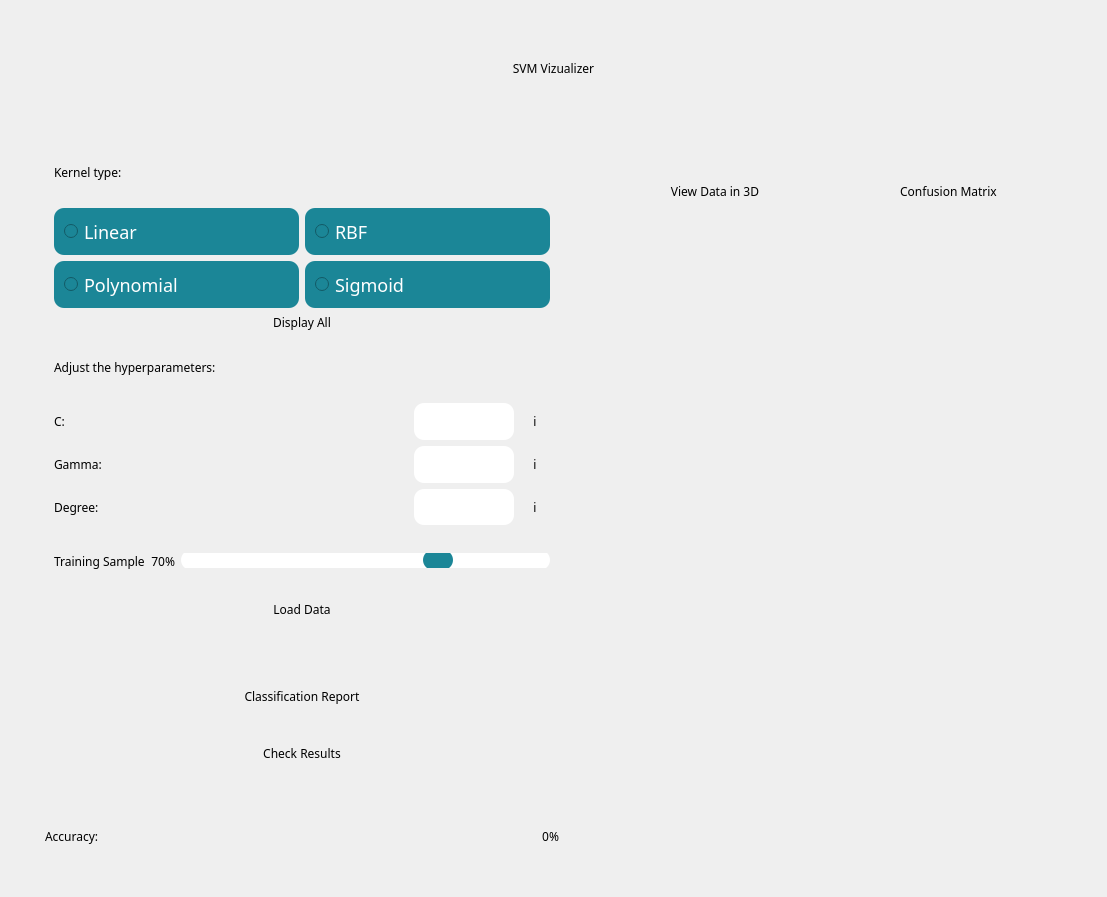
<?xml version="1.0" encoding="UTF-8"?>
<ui version="4.0">
 <class>ThirdWindow</class>
 <widget class="QMainWindow" name="ThirdWindow">
  <property name="geometry">
   <rect>
    <x>0</x>
    <y>0</y>
    <width>1107</width>
    <height>897</height>
   </rect>
  </property>
  <property name="windowTitle">
   <string>SVM Vizualizer</string>
  </property>
  <property name="windowIcon">
   <iconset>
    <normaloff>../Facultate/Licenta/dot-crossed_icon-icons.com_68558.ico</normaloff>../Facultate/Licenta/dot-crossed_icon-icons.com_68558.ico</iconset>
  </property>
  <property name="styleSheet">
   <string notr="true">*{
	border-radius:15px;
	font-family:century gohtic;
}

QFrame[accessibleName=&quot;bodyFrame&quot;]{
	background-color:qlineargradient(spread:pad, x1:0, y1:0, x2:1, y2:1, stop:0 rgba(191, 186, 181, 255), stop:1 rgba(231, 227, 223, 255));
}

QFrame[accessibleName=&quot;mainFrame&quot;]{
	background-color:rgb(244, 244, 244);
}

QFrame[accessibleName=&quot;titleFrame&quot;]{
	background-color:rgb(244, 244, 244);
}

QFrame[accessibleName=&quot;rightTopFrame&quot;],QFrame[accessibleName=&quot;rightBottomFrame&quot;],QFrame[accessibleName=&quot;accuracyFrame&quot;]{
	background-color:rgb(244, 244, 244);
}

QLabel[accessibleName=&quot;titleLabel&quot;]{
	font-size:40px;
	margin:10px;
	font-weight:bold;
	color:rgb(0, 51, 69);
	border-radiux:3px;
}

QLabel[accessibleName=&quot;kernelTypeLabel&quot;],QLabel[accessibleName=&quot;adjustLabel&quot;],QLabel[accessibleName=&quot;cLabel&quot;],QLabel[accessibleName=&quot;gammaLabel&quot;],QLabel[accessibleName=&quot;degreeLabel&quot;],QLabel[accessibleName=&quot;trainingSampleLabel&quot;],QLabel[accessibleName=&quot;trainingSampleValueLabel&quot;],QLabel[accessibleName=&quot;accuracyLabel&quot;],QLabel[accessibleName=&quot;accuracyValueLabel&quot;]{
	font-size:20px;
	font-weight:bold;
	color:rgb(0, 51, 69);
}

QFrame[accessibleName=&quot;rightFrame&quot;],QFrame[accessibleName=&quot;leftFrame&quot;]{
	background-color:qlineargradient(spread:pad, x1:0, y1:0, x2:1, y2:1, stop:0 rgba(191, 186, 181, 255), stop:1 rgba(231, 227, 223, 255));;
}

QFrame[accessibleName=&quot;leftTopFrame&quot;],QFrame[accessibleName=&quot;leftBottomFrame&quot;]{
	background-color:rgb(244, 244, 244);
}

QPushButton[accessibleName=&quot;confusionMatrixButton&quot;],QPushButton[accessibleName=&quot;view3DButton&quot;],QPushButton[accessibleName=&quot;reportButton&quot;],QPushButton[accessibleName=&quot;resultsButton&quot;],QPushButton[accessibleName=&quot;loadDataButton&quot;]{
	background-color:rgb(27, 134, 151);
	padding:15%;
	border-radius:10px;
	font-size:20px;
	margin:1%;
	color:white;
}

QPushButton[accessibleName=&quot;displayAllButton&quot;]{
	background-color:rgb(27, 134, 151);
	border-radius:10px;
	font-size:20px;
	padding:10%;
	color:white;
}

QPushButton[accessibleName=&quot;displayAllButton&quot;]:hover{
	background-color:rgb(15, 100, 117);
	padding:5%;
	border-radius:10px;
	margin-left:10%;
	margin-right:10%;
	font-size:18px;
	color:white;
}

QPushButton[accessibleName=&quot;confusionMatrixButton&quot;]:hover,QPushButton[accessibleName=&quot;view3DButton&quot;]:hover,QPushButton[accessibleName=&quot;reportButton&quot;]:hover,QPushButton[accessibleName=&quot;resultsButton&quot;]:hover,QPushButton[accessibleName=&quot;loadDataButton&quot;]:hover{
	background-color:rgb(15, 100, 117);
	padding:10%;
	border-radius:10px;
	font-size:18px;
	margin:4%;
}

QLabel[accessibleName=&quot;infoCLabel&quot;],QLabel[accessibleName=&quot;infoGammaLabel&quot;],QLabel[accessibleName=&quot;infoDegreeLabel&quot;]{
 	font-size:18px;
	border: 3px solid rgb(27, 134, 151);
	color: rgb(27, 134, 151)
}

QRadioButton{
	background-color:rgb(27, 134, 151);
	padding:10%;
	border-radius:10px;
	font-size:18px;
	color:white;
}

QRadioButton:hover{
	background-color:rgb(15, 100, 117);
	padding:10%;
	border-radius:10px;
	font-size:20px;
}

QLineEdit{
	background-color:white;
	border-radius:10px;
	padding: 10%;
}

QLineEdit:hover{
	background-color:rgb(223, 223, 223);
	border-radius:10px;
	padding: 10%;
}

QSlider {
   	border-radius: 10px;
}

QSlider::groove {
	background: white;
	height:20px;
	border-radius:10px;
}

QSlider::handle {
	background-color: rgb(27, 134, 151);
    width: 30px;
	border-radius:10px;
}

QSlider::handle:hover {
	background-color: rgb(0, 51, 69);
    width: 30px;
	border-radius:10px;
}</string>
  </property>
  <widget class="QWidget" name="centralwidget">
   <layout class="QHBoxLayout" name="horizontalLayout">
    <item>
     <widget class="QFrame" name="bodtFrame">
      <property name="accessibleName">
       <string>bodyFrame</string>
      </property>
      <property name="frameShape">
       <enum>QFrame::StyledPanel</enum>
      </property>
      <property name="frameShadow">
       <enum>QFrame::Raised</enum>
      </property>
      <layout class="QVBoxLayout" name="verticalLayout">
       <item>
        <widget class="QFrame" name="titleFrame">
         <property name="maximumSize">
          <size>
           <width>16777215</width>
           <height>100</height>
          </size>
         </property>
         <property name="accessibleName">
          <string>titleFrame</string>
         </property>
         <property name="frameShape">
          <enum>QFrame::StyledPanel</enum>
         </property>
         <property name="frameShadow">
          <enum>QFrame::Raised</enum>
         </property>
         <layout class="QGridLayout" name="gridLayout">
          <item row="0" column="0">
           <widget class="QLabel" name="titleLabel">
            <property name="accessibleName">
             <string>titleLabel</string>
            </property>
            <property name="text">
             <string>SVM Vizualizer</string>
            </property>
            <property name="alignment">
             <set>Qt::AlignCenter</set>
            </property>
           </widget>
          </item>
         </layout>
        </widget>
       </item>
       <item>
        <widget class="QFrame" name="mainFrame">
         <property name="accessibleName">
          <string>mainFrame</string>
         </property>
         <property name="frameShape">
          <enum>QFrame::StyledPanel</enum>
         </property>
         <property name="frameShadow">
          <enum>QFrame::Raised</enum>
         </property>
         <layout class="QHBoxLayout" name="horizontalLayout_2">
          <item>
           <widget class="QFrame" name="leftFrame">
            <property name="maximumSize">
             <size>
              <width>550</width>
              <height>16777215</height>
             </size>
            </property>
            <property name="accessibleName">
             <string>leftFrame</string>
            </property>
            <property name="frameShape">
             <enum>QFrame::StyledPanel</enum>
            </property>
            <property name="frameShadow">
             <enum>QFrame::Raised</enum>
            </property>
            <layout class="QVBoxLayout" name="verticalLayout_2">
             <item>
              <widget class="QFrame" name="leftTopFrame">
               <property name="accessibleName">
                <string>leftTopFrame</string>
               </property>
               <property name="frameShape">
                <enum>QFrame::StyledPanel</enum>
               </property>
               <property name="frameShadow">
                <enum>QFrame::Raised</enum>
               </property>
               <layout class="QVBoxLayout" name="verticalLayout_3">
                <item>
                 <widget class="QFrame" name="kernelTypeFrame">
                  <property name="maximumSize">
                   <size>
                    <width>16777215</width>
                    <height>50</height>
                   </size>
                  </property>
                  <property name="accessibleName">
                   <string>kernelTypeFrame</string>
                  </property>
                  <property name="frameShape">
                   <enum>QFrame::StyledPanel</enum>
                  </property>
                  <property name="frameShadow">
                   <enum>QFrame::Raised</enum>
                  </property>
                  <layout class="QVBoxLayout" name="verticalLayout_5">
                   <item>
                    <widget class="QLabel" name="kernelTypeLabel">
                     <property name="accessibleName">
                      <string>kernelTypeLabel</string>
                     </property>
                     <property name="text">
                      <string>Kernel type:</string>
                     </property>
                     <property name="alignment">
                      <set>Qt::AlignLeading|Qt::AlignLeft|Qt::AlignVCenter</set>
                     </property>
                    </widget>
                   </item>
                  </layout>
                 </widget>
                </item>
                <item>
                 <widget class="QFrame" name="kernelButtonsFrame">
                  <property name="minimumSize">
                   <size>
                    <width>0</width>
                    <height>120</height>
                   </size>
                  </property>
                  <property name="maximumSize">
                   <size>
                    <width>16777215</width>
                    <height>16777215</height>
                   </size>
                  </property>
                  <property name="accessibleName">
                   <string>kernelButtonsFrame</string>
                  </property>
                  <property name="frameShape">
                   <enum>QFrame::StyledPanel</enum>
                  </property>
                  <property name="frameShadow">
                   <enum>QFrame::Raised</enum>
                  </property>
                  <layout class="QGridLayout" name="gridLayout_2">
                   <item row="1" column="1">
                    <widget class="QRadioButton" name="sigmoidRB">
                     <property name="cursor">
                      <cursorShape>PointingHandCursor</cursorShape>
                     </property>
                     <property name="text">
                      <string>Sigmoid</string>
                     </property>
                    </widget>
                   </item>
                   <item row="0" column="0">
                    <widget class="QRadioButton" name="linearRB">
                     <property name="cursor">
                      <cursorShape>PointingHandCursor</cursorShape>
                     </property>
                     <property name="text">
                      <string>Linear</string>
                     </property>
                    </widget>
                   </item>
                   <item row="0" column="1">
                    <widget class="QRadioButton" name="rbfRB">
                     <property name="cursor">
                      <cursorShape>PointingHandCursor</cursorShape>
                     </property>
                     <property name="text">
                      <string>RBF</string>
                     </property>
                    </widget>
                   </item>
                   <item row="1" column="0">
                    <widget class="QRadioButton" name="polynomialRB">
                     <property name="cursor">
                      <cursorShape>PointingHandCursor</cursorShape>
                     </property>
                     <property name="text">
                      <string>Polynomial</string>
                     </property>
                    </widget>
                   </item>
                   <item row="2" column="0" colspan="2">
                    <widget class="QPushButton" name="displayAllButton">
                     <property name="minimumSize">
                      <size>
                       <width>0</width>
                       <height>0</height>
                      </size>
                     </property>
                     <property name="cursor">
                      <cursorShape>PointingHandCursor</cursorShape>
                     </property>
                     <property name="accessibleName">
                      <string>displayAllButton</string>
                     </property>
                     <property name="text">
                      <string>Display All</string>
                     </property>
                    </widget>
                   </item>
                  </layout>
                 </widget>
                </item>
                <item>
                 <widget class="QFrame" name="adjustFrame">
                  <property name="maximumSize">
                   <size>
                    <width>16777215</width>
                    <height>50</height>
                   </size>
                  </property>
                  <property name="accessibleName">
                   <string>adjustFrame</string>
                  </property>
                  <property name="frameShape">
                   <enum>QFrame::StyledPanel</enum>
                  </property>
                  <property name="frameShadow">
                   <enum>QFrame::Raised</enum>
                  </property>
                  <layout class="QVBoxLayout" name="verticalLayout_6">
                   <item>
                    <widget class="QLabel" name="adjustLabel">
                     <property name="maximumSize">
                      <size>
                       <width>16777215</width>
                       <height>40</height>
                      </size>
                     </property>
                     <property name="accessibleName">
                      <string>adjustLabel</string>
                     </property>
                     <property name="text">
                      <string>Adjust the hyperparameters:</string>
                     </property>
                    </widget>
                   </item>
                  </layout>
                 </widget>
                </item>
                <item>
                 <widget class="QFrame" name="frame">
                  <property name="minimumSize">
                   <size>
                    <width>0</width>
                    <height>0</height>
                   </size>
                  </property>
                  <property name="maximumSize">
                   <size>
                    <width>16777215</width>
                    <height>140</height>
                   </size>
                  </property>
                  <property name="frameShape">
                   <enum>QFrame::StyledPanel</enum>
                  </property>
                  <property name="frameShadow">
                   <enum>QFrame::Raised</enum>
                  </property>
                  <layout class="QGridLayout" name="gridLayout_3">
                   <item row="0" column="0">
                    <widget class="QLabel" name="cLabel">
                     <property name="maximumSize">
                      <size>
                       <width>200</width>
                       <height>16777215</height>
                      </size>
                     </property>
                     <property name="accessibleName">
                      <string>cLabel</string>
                     </property>
                     <property name="text">
                      <string>C:</string>
                     </property>
                    </widget>
                   </item>
                   <item row="2" column="0">
                    <widget class="QLabel" name="degreeLabel">
                     <property name="accessibleName">
                      <string>degreeLabel</string>
                     </property>
                     <property name="text">
                      <string>Degree:</string>
                     </property>
                    </widget>
                   </item>
                   <item row="1" column="0" colspan="2">
                    <widget class="QLabel" name="gammaLabel">
                     <property name="maximumSize">
                      <size>
                       <width>200</width>
                       <height>16777215</height>
                      </size>
                     </property>
                     <property name="accessibleName">
                      <string>gammaLabel</string>
                     </property>
                     <property name="text">
                      <string>Gamma:</string>
                     </property>
                    </widget>
                   </item>
                   <item row="1" column="2">
                    <widget class="QLineEdit" name="gammaValueLineEdit">
                     <property name="maximumSize">
                      <size>
                       <width>100</width>
                       <height>16777215</height>
                      </size>
                     </property>
                     <property name="accessibleName">
                      <string>gammaValueLineEdit</string>
                     </property>
                     <property name="alignment">
                      <set>Qt::AlignCenter</set>
                     </property>
                    </widget>
                   </item>
                   <item row="0" column="2">
                    <widget class="QLineEdit" name="cValueLineEdit">
                     <property name="maximumSize">
                      <size>
                       <width>100</width>
                       <height>16777215</height>
                      </size>
                     </property>
                     <property name="accessibleName">
                      <string>cValueLineEdit</string>
                     </property>
                     <property name="alignment">
                      <set>Qt::AlignCenter</set>
                     </property>
                    </widget>
                   </item>
                   <item row="2" column="2">
                    <widget class="QLineEdit" name="degreeValueLineEdit">
                     <property name="maximumSize">
                      <size>
                       <width>100</width>
                       <height>16777215</height>
                      </size>
                     </property>
                     <property name="accessibleName">
                      <string>degreeValueLineEdit</string>
                     </property>
                     <property name="alignment">
                      <set>Qt::AlignCenter</set>
                     </property>
                    </widget>
                   </item>
                   <item row="0" column="3">
                    <widget class="QLabel" name="infoCLabel">
                     <property name="minimumSize">
                      <size>
                       <width>0</width>
                       <height>0</height>
                      </size>
                     </property>
                     <property name="maximumSize">
                      <size>
                       <width>30</width>
                       <height>30</height>
                      </size>
                     </property>
                     <property name="cursor">
                      <cursorShape>PointingHandCursor</cursorShape>
                     </property>
                     <property name="accessibleName">
                      <string>infoCLabel</string>
                     </property>
                     <property name="text">
                      <string>i</string>
                     </property>
                     <property name="alignment">
                      <set>Qt::AlignCenter</set>
                     </property>
                    </widget>
                   </item>
                   <item row="1" column="3">
                    <widget class="QLabel" name="infoGammaLabel">
                     <property name="maximumSize">
                      <size>
                       <width>30</width>
                       <height>30</height>
                      </size>
                     </property>
                     <property name="cursor">
                      <cursorShape>PointingHandCursor</cursorShape>
                     </property>
                     <property name="accessibleName">
                      <string>infoGammaLabel</string>
                     </property>
                     <property name="text">
                      <string>i</string>
                     </property>
                     <property name="alignment">
                      <set>Qt::AlignCenter</set>
                     </property>
                    </widget>
                   </item>
                   <item row="2" column="3">
                    <widget class="QLabel" name="infoDegreeLabel">
                     <property name="maximumSize">
                      <size>
                       <width>30</width>
                       <height>30</height>
                      </size>
                     </property>
                     <property name="cursor">
                      <cursorShape>PointingHandCursor</cursorShape>
                     </property>
                     <property name="accessibleName">
                      <string>infoDegreeLabel</string>
                     </property>
                     <property name="text">
                      <string>i</string>
                     </property>
                     <property name="alignment">
                      <set>Qt::AlignCenter</set>
                     </property>
                    </widget>
                   </item>
                  </layout>
                 </widget>
                </item>
                <item>
                 <widget class="QFrame" name="trainingSampleFrame">
                  <property name="maximumSize">
                   <size>
                    <width>16777215</width>
                    <height>50</height>
                   </size>
                  </property>
                  <property name="accessibleName">
                   <string>trainingSampleFrame</string>
                  </property>
                  <property name="frameShape">
                   <enum>QFrame::StyledPanel</enum>
                  </property>
                  <property name="frameShadow">
                   <enum>QFrame::Raised</enum>
                  </property>
                  <layout class="QHBoxLayout" name="horizontalLayout_4">
                   <item>
                    <widget class="QLabel" name="trainingSampleLabel">
                     <property name="accessibleName">
                      <string>trainingSampleLabel</string>
                     </property>
                     <property name="text">
                      <string>Training Sample</string>
                     </property>
                    </widget>
                   </item>
                   <item>
                    <widget class="QLabel" name="trainingSampleValueLabel">
                     <property name="accessibleName">
                      <string>trainingSampleValueLabel</string>
                     </property>
                     <property name="text">
                      <string>70%</string>
                     </property>
                     <property name="alignment">
                      <set>Qt::AlignRight|Qt::AlignTrailing|Qt::AlignVCenter</set>
                     </property>
                    </widget>
                   </item>
                   <item>
                    <widget class="QSlider" name="trainingSampleSlider">
                     <property name="cursor">
                      <cursorShape>PointingHandCursor</cursorShape>
                     </property>
                     <property name="accessibleName">
                      <string>trainingSampleSlider</string>
                     </property>
                     <property name="maximum">
                      <number>98</number>
                     </property>
                     <property name="sliderPosition">
                      <number>70</number>
                     </property>
                     <property name="orientation">
                      <enum>Qt::Horizontal</enum>
                     </property>
                     <property name="invertedControls">
                      <bool>false</bool>
                     </property>
                    </widget>
                   </item>
                  </layout>
                 </widget>
                </item>
                <item>
                 <widget class="QPushButton" name="loadDataButton">
                  <property name="maximumSize">
                   <size>
                    <width>16777215</width>
                    <height>70</height>
                   </size>
                  </property>
                  <property name="cursor">
                   <cursorShape>PointingHandCursor</cursorShape>
                  </property>
                  <property name="accessibleName">
                   <string>loadDataButton</string>
                  </property>
                  <property name="text">
                   <string>Load Data</string>
                  </property>
                 </widget>
                </item>
               </layout>
              </widget>
             </item>
             <item>
              <widget class="QFrame" name="leftBottomFrame">
               <property name="maximumSize">
                <size>
                 <width>16777215</width>
                 <height>160</height>
                </size>
               </property>
               <property name="accessibleName">
                <string>leftBottomFrame</string>
               </property>
               <property name="frameShape">
                <enum>QFrame::StyledPanel</enum>
               </property>
               <property name="frameShadow">
                <enum>QFrame::Raised</enum>
               </property>
               <layout class="QGridLayout" name="gridLayout_4">
                <item row="0" column="0">
                 <widget class="QPushButton" name="reportButton">
                  <property name="cursor">
                   <cursorShape>PointingHandCursor</cursorShape>
                  </property>
                  <property name="accessibleName">
                   <string>reportButton</string>
                  </property>
                  <property name="text">
                   <string>Classification Report</string>
                  </property>
                 </widget>
                </item>
                <item row="1" column="0">
                 <widget class="QPushButton" name="resultsButton">
                  <property name="cursor">
                   <cursorShape>PointingHandCursor</cursorShape>
                  </property>
                  <property name="accessibleName">
                   <string>resultsButton</string>
                  </property>
                  <property name="text">
                   <string>Check Results</string>
                  </property>
                 </widget>
                </item>
               </layout>
              </widget>
             </item>
             <item>
              <widget class="QFrame" name="accuracyFrame">
               <property name="maximumSize">
                <size>
                 <width>16777215</width>
                 <height>50</height>
                </size>
               </property>
               <property name="accessibleName">
                <string>accuracyFrame</string>
               </property>
               <property name="frameShape">
                <enum>QFrame::StyledPanel</enum>
               </property>
               <property name="frameShadow">
                <enum>QFrame::Raised</enum>
               </property>
               <layout class="QGridLayout" name="gridLayout_5">
                <item row="0" column="0">
                 <widget class="QLabel" name="accuracyLabel">
                  <property name="accessibleName">
                   <string>accuracyLabel</string>
                  </property>
                  <property name="text">
                   <string>Accuracy:</string>
                  </property>
                 </widget>
                </item>
                <item row="0" column="1">
                 <widget class="QLabel" name="accuracyValueLabel">
                  <property name="accessibleName">
                   <string>accuracyValueLabel</string>
                  </property>
                  <property name="text">
                   <string>0%</string>
                  </property>
                  <property name="alignment">
                   <set>Qt::AlignRight|Qt::AlignTrailing|Qt::AlignVCenter</set>
                  </property>
                 </widget>
                </item>
               </layout>
              </widget>
             </item>
            </layout>
           </widget>
          </item>
          <item>
           <widget class="QFrame" name="rightFrame">
            <property name="accessibleName">
             <string>rightFrame</string>
            </property>
            <property name="frameShape">
             <enum>QFrame::StyledPanel</enum>
            </property>
            <property name="frameShadow">
             <enum>QFrame::Raised</enum>
            </property>
            <layout class="QVBoxLayout" name="verticalLayout_4">
             <item>
              <widget class="QFrame" name="rightTopFrame">
               <property name="maximumSize">
                <size>
                 <width>16777215</width>
                 <height>100</height>
                </size>
               </property>
               <property name="accessibleName">
                <string>rightTopFrame</string>
               </property>
               <property name="frameShape">
                <enum>QFrame::StyledPanel</enum>
               </property>
               <property name="frameShadow">
                <enum>QFrame::Raised</enum>
               </property>
               <layout class="QHBoxLayout" name="horizontalLayout_3">
                <item>
                 <widget class="QPushButton" name="view3DButton">
                  <property name="cursor">
                   <cursorShape>PointingHandCursor</cursorShape>
                  </property>
                  <property name="accessibleName">
                   <string>view3DButton</string>
                  </property>
                  <property name="text">
                   <string>View Data in 3D</string>
                  </property>
                 </widget>
                </item>
                <item>
                 <widget class="QPushButton" name="confusionMatrixButton">
                  <property name="minimumSize">
                   <size>
                    <width>0</width>
                    <height>0</height>
                   </size>
                  </property>
                  <property name="cursor">
                   <cursorShape>PointingHandCursor</cursorShape>
                  </property>
                  <property name="accessibleName">
                   <string>confusionMatrixButton</string>
                  </property>
                  <property name="text">
                   <string>Confusion Matrix</string>
                  </property>
                 </widget>
                </item>
               </layout>
              </widget>
             </item>
             <item>
              <widget class="QFrame" name="rightBottomFrame">
               <property name="accessibleName">
                <string>rightBottomFrame</string>
               </property>
               <property name="frameShape">
                <enum>QFrame::StyledPanel</enum>
               </property>
               <property name="frameShadow">
                <enum>QFrame::Raised</enum>
               </property>
              </widget>
             </item>
            </layout>
           </widget>
          </item>
         </layout>
        </widget>
       </item>
      </layout>
     </widget>
    </item>
   </layout>
  </widget>
 </widget>
 <resources/>
 <connections/>
</ui>
